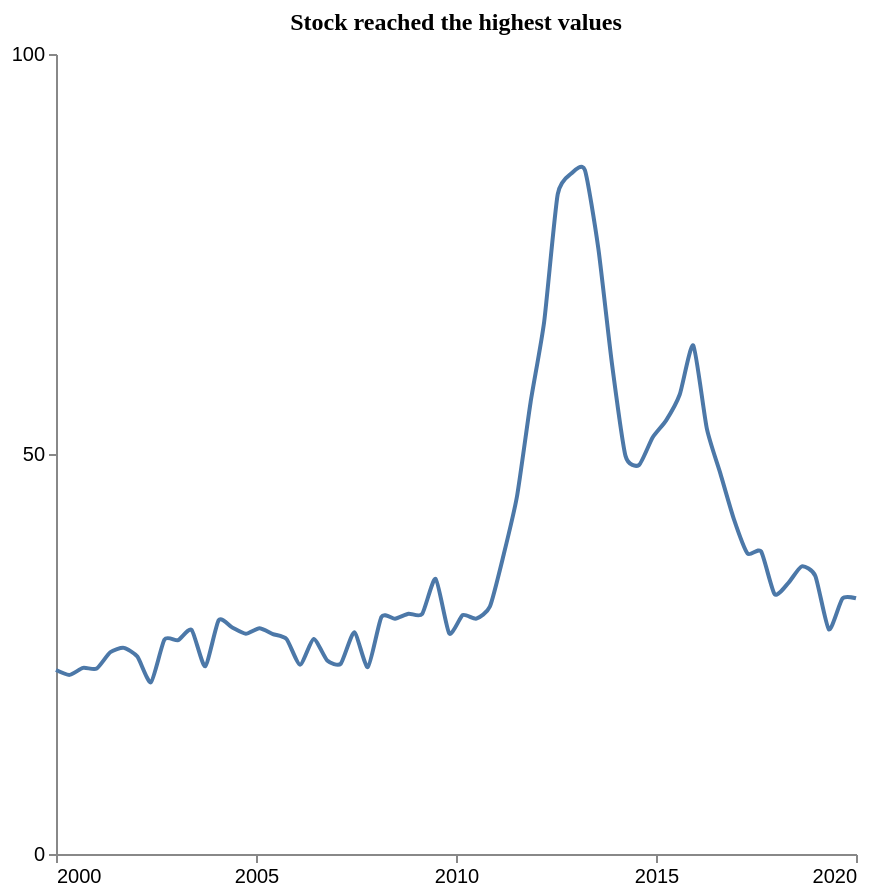

The specification (Vega-Lite) saved for this image:
### Vega-Lite specification from a JSON file in a GitHub repository (floating-point values rounded to 4 significant figures)
{"$schema": "https://vega.github.io/schema/vega-lite/v5.json", "description": "Pattern: Peak", "data": {"values": [{"X": 2000.0, "Y": 23.0}, {"X": 2000.0, "Y": 22.39}, {"X": 2001.0, "Y": 23.26}, {"X": 2001.0, "Y": 23.18}, {"X": 2001.0, "Y": 25.22}, {"X": 2002.0, "Y": 25.77}, {"X": 2002.0, "Y": 24.68}, {"X": 2002.0, "Y": 21.47}, {"X": 2003.0, "Y": 26.81}, {"X": 2003.0, "Y": 26.72}, {"X": 2003.0, "Y": 28.02}, {"X": 2004.0, "Y": 23.47}, {"X": 2004.0, "Y": 29.24}, {"X": 2004.0, "Y": 28.31}, {"X": 2005.0, "Y": 27.53}, {"X": 2005.0, "Y": 28.21}, {"X": 2005.0, "Y": 27.49}, {"X": 2006.0, "Y": 26.87}, {"X": 2006.0, "Y": 23.66}, {"X": 2006.0, "Y": 26.87}, {"X": 2007.0, "Y": 24.2}, {"X": 2007.0, "Y": 23.78}, {"X": 2007.0, "Y": 27.72}, {"X": 2008.0, "Y": 23.36}, {"X": 2008.0, "Y": 29.63}, {"X": 2008.0, "Y": 29.42}, {"X": 2009.0, "Y": 30.04}, {"X": 2009.0, "Y": 29.99}, {"X": 2009.0, "Y": 34.4}, {"X": 2010.0, "Y": 27.58}, {"X": 2010.0, "Y": 29.86}, {"X": 2011.0, "Y": 29.41}, {"X": 2011.0, "Y": 30.94}, {"X": 2011.0, "Y": 37.31}, {"X": 2012.0, "Y": 44.72}, {"X": 2012.0, "Y": 56.46}, {"X": 2012.0, "Y": 66.5}, {"X": 2013.0, "Y": 82.45}, {"X": 2013.0, "Y": 85.05}, {"X": 2013.0, "Y": 85.52}, {"X": 2014.0, "Y": 75.65}, {"X": 2014.0, "Y": 61.31}, {"X": 2014.0, "Y": 49.77}, {"X": 2015.0, "Y": 48.63}, {"X": 2015.0, "Y": 52.06}, {"X": 2015.0, "Y": 54.21}, {"X": 2016.0, "Y": 57.43}, {"X": 2016.0, "Y": 63.56}, {"X": 2016.0, "Y": 53.16}, {"X": 2017.0, "Y": 47.55}, {"X": 2017.0, "Y": 41.83}, {"X": 2017.0, "Y": 37.57}, {"X": 2018.0, "Y": 37.82}, {"X": 2018.0, "Y": 32.47}, {"X": 2018.0, "Y": 33.86}, {"X": 2019.0, "Y": 35.95}, {"X": 2019.0, "Y": 34.76}, {"X": 2019.0, "Y": 28.07}, {"X": 2020.0, "Y": 31.93}, {"X": 2020.0, "Y": 31.96}]}, "mark": {"type": "line", "interpolate": "cardinal", "tension": 0.4}, "encoding": {"x": {"field": "X", "type": "quantitative", "title": "", "axis": {"grid": false, "format": "d", "values": [2000, 2005, 2010, 2015, 2020], "tickSize": 4}, "scale": {"domain": [2000, 2020]}}, "y": {"field": "Y", "type": "quantitative", "title": "", "axis": {"grid": false, "format": "d", "values": [0, 50, 100], "tickSize": 4, "tickOpacity": 1}, "scale": {"domain": [0, 100]}}}, "title": {"text": "Stock reached the highest values", "anchor": "middle", "font": "Tahoma", "fontSize": 12}, "config": {"lineBreak": "^", "view": {"stroke": null}}, "height": 400, "width": 400, "autosize": "pad"}
